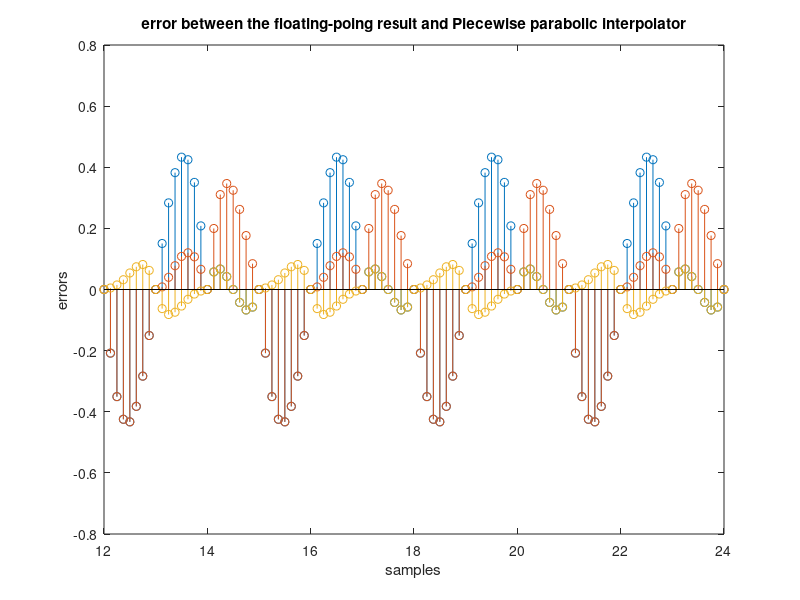

The MATLAB script that drew this image:
%% Procedure4

fi = 5;
Ts = 1; 

% floating-point results 
floating_x4 = zeros(1,97);

for i = 1:97 % 11 ~ 26
    floating_x4(1,i)=cos(2*pi*((i+95)*Ts/(24*Ts) + fi/12));
end

% sampled inputs
x4 = zeros(1,16);
mm = linspace(12,24,13);
linear_mm = linspace(12,24,97);

u =0;
u_step = 1/8;

for i = 1:16 % 11 ~ 26
    x4(1,i)=cos(2*pi*((i+10)*Ts/(3*Ts) + fi/12));
end

% declare error matrix
error_linear = zeros(1,97);
error_second = zeros(1,97);
error_piecewise = zeros(1,97);

%% linear interporter

linear_x4 = zeros(1,97);

u =0;

for i =9:105
    m = floor((i-1)/8)+1;
    linear_x4(1,i-8) = u*x4(m+1) + (1-u)*x4(m);
    if (u>(6/8))
        u = 0;
    else 
        u = u+u_step;
    end
end

error_linear = floating_x4 - linear_x4;

% subplot(212), stem(linear_mm,linear_x4);
% subplot(211),plot(mm,x4(2:14));
% subplot(212),plot(linear_mm,floating_x4);
stem(linear_mm, error_linear);
title('error between the floating-poing result and linear interpolator')
xlabel('samples'),ylabel('errors')
hold on
%% Second order

Second_order_x4 = zeros(1,97);
Second_order_mm = linspace(12,24,97);

u = 0;

for i = 9:105
    C0 = ((1-u)*(2-u))/2;
    C_1 = u*(2-u);
    C_2 = -u*(1-u)/2;
    m = floor((i-1)/8)+1;
    Second_order_x4(1,i-8) = C0*x4(1,m) + C_1*x4(1,m+1) + C_2*x4(1,m+2);
    if (u>(6/8))
        u = 0;
    else 
        u = u+u_step;
    end
end

error_second = floating_x4 - Second_order_x4; 

% stem (Second_order_mm,Second_order_x4)

stem(Second_order_mm, error_second);
title('error between the floating-poing result and Second order interpolator')
xlabel('samples'),ylabel('errors')
hold on

%% Piecewise parabolic interpolator 

Piecewise_parabolic_x4 = zeros(1,97);
Piecewise_parabolic_mm4 = linspace(12,24,97);

u = 0;
a = 0.75;

for i = 9:105
    C_1 = -a*u + a*u*u;
    C_0 = 1 + (a-1)*u - a*u*u;
    C_11 = (a+1)*u - a*u*u;
    C_12 = -a*u + a*u*u;
    m = floor((i-1)/8)+1;
    Piecewise_parabolic_x4(1,i-8) = C_1*x4(1,m-1) + C_0*x4(1,m) ...
                                  + C_11*x4(1,m+1) + C_12*x4(m+2);
    if (u>(6/8))
        u = 0;
    else 
        u = u+u_step;
    end
end

error_piecewise = floating_x4 - Piecewise_parabolic_x4;

% stem (Piecewise_parabolic_mm4,Piecewise_parabolic_x4)

stem(Piecewise_parabolic_mm4, error_piecewise);
title('error between the floating-poing result and Piecewise parabolic interpolator')
xlabel('samples'),ylabel('errors')
hold on